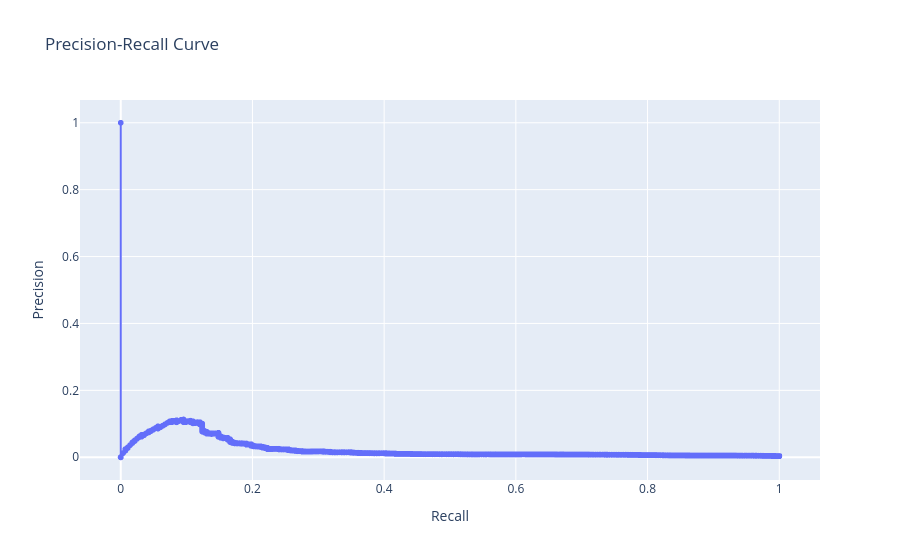

Notebook cell for this chart:
### Code cell
from sklearn.metrics import precision_recall_curve

precision, recall, thresholds = precision_recall_curve(
    y_val,
    y_val_proba
)

fig = px.line(
    x=recall,
    y=precision,
    markers=True,
    labels={
        "x": "Recall",
        "y": "Precision"
    },
    title="Precision-Recall Curve"
)

fig.show()

### Figure 1 — Plotly figure (JSON) as saved in the notebook; plotly's stock layout.template omitted (floating-point values rounded to 4 significant figures; data arrays with more than 128 entries replaced by an {"elided": "..."} marker saying what was removed)
{"data": [{"hovertemplate": "Recall=%{x}<br>Precision=%{y}<extra></extra>", "legendgroup": "", "line": {"color": "#636efa", "dash": "solid"}, "marker": {"symbol": "circle"}, "mode": "lines+markers", "name": "", "showlegend": false, "type": "scattergl", "x": {"elided": "83349 float values"}, "xaxis": "x", "y": {"elided": "83349 float values"}, "yaxis": "y"}], "layout": {"legend": {"tracegroupgap": 0}, "title": {"text": "Precision-Recall Curve"}, "xaxis": {"anchor": "y", "domain": [0, 1], "title": {"text": "Recall"}}, "yaxis": {"anchor": "x", "domain": [0, 1], "title": {"text": "Precision"}}}}
